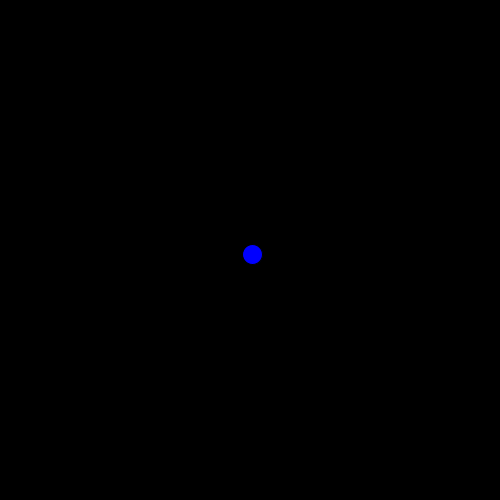
Frame 1 (no input)
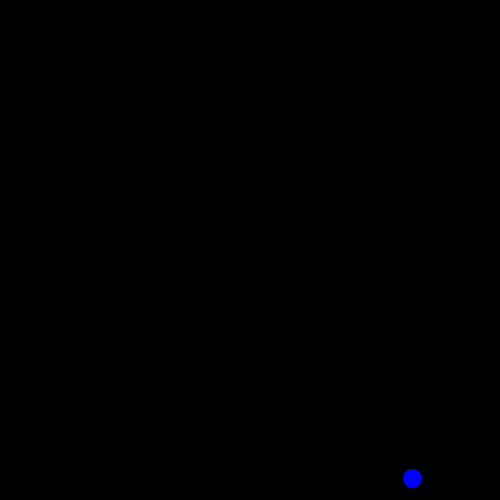
Frame 60 (the mouse pressed at the canvas centre just before this capture)
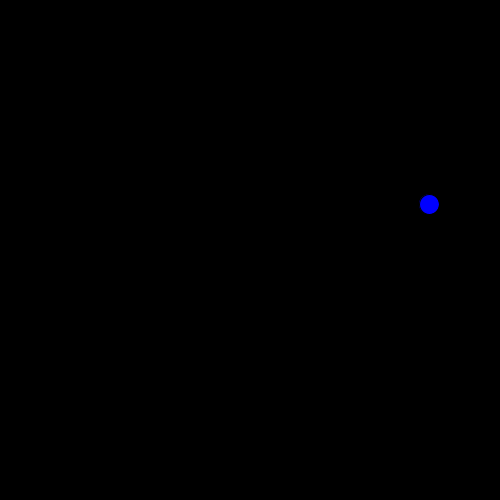
Frame 120 (the mouse held since frame 60 and released just before this capture)

The Processing sketch that drew these frames (run headless with seeded random() and noise(); from frame 60 on, the mouse is pressed at the canvas centre):

// Processing sketch: week03
// ── week03.pde
/* ~CHALLENGE~
- add a second ball
- random background change every collision
- different shapes
- random fill for ball every collision
- random size for ball every collision
*/
// store pong ball coordinates
// as GLOBAL VARIABLES!!
float x;
float y;
float xSpeed = 4;
float ySpeed = 4;

 float red = random(255);
  float green = random(255);
  float blue = random(255);

void setup() {
  size(500,500);
  
  // give the global variable values
  // now that the window has been created
  x = width/2;
  y = height/2;
  xSpeed = random(2,5);
  ySpeed = random(2,5);
}

void draw() {
 
  // removes the previous iteration
  background(0);
  // change the x position
  x = x + xSpeed;
  y = y + ySpeed;
  
  // did we hit the right side?
  if(x >= width) {
    //houston we made contact!!
    xSpeed = xSpeed * -1;
  }
  if(x <= 0){
    //to the left to theleft...
    xSpeed = xSpeed * -1;
  }
  
  // did we hit the top side?
  if(y >= height) {
    //houston we made contact!!
    ySpeed = ySpeed * -1;
  }
  if(y <= 0){
    //to the left to theleft...
    ySpeed = ySpeed * -1;
  }
  fill(red(255),green(255),blue(255));
  ellipse(x,y,20,20);
}
